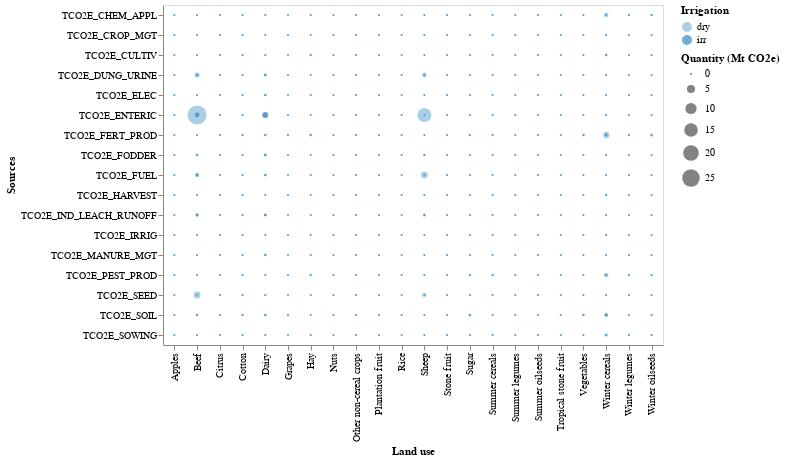

Notebook source saved alongside this figure:
### Markdown cell above
### Emissions by {land-use}-{GHG source} combined

### Code cell
# HIDE CODE
# get the df and plot
GHG_lu_source_df,GHG_lu_source_plot = ag_lucc_GHG.plot_GHG_lu_source(2050)
GHG_lu_source_plot

### Figure 1 — Vega-Lite specification as saved in the notebook (floating-point values rounded to 4 significant figures; data arrays with more than 128 entries replaced by an {"elided": "..."} marker saying what was removed)
{"config": {"view": {"continuousWidth": 300, "continuousHeight": 300}}, "data": {"name": "data-14fa249bf82bb4c0b504de6953ec3f8c"}, "mark": {"type": "circle"}, "encoding": {"color": {"field": "Irrigation", "type": "ordinal"}, "size": {"field": "Quantity (Mt CO2e)", "type": "quantitative"}, "tooltip": [{"field": "Land use", "title": "Landuse", "type": "ordinal"}, {"field": "Sources", "title": "GHG source", "type": "ordinal"}, {"field": "Quantity (Mt CO2e)", "title": "GHG emissions (Mt CO2e)", "type": "quantitative"}], "x": {"field": "Land use", "type": "ordinal"}, "y": {"field": "Sources", "type": "ordinal"}}, "width": 500, "$schema": "https://vega.github.io/schema/vega-lite/v5.15.1.json", "datasets": {"data-14fa249bf82bb4c0b504de6953ec3f8c": {"elided": "748 records"}}}
